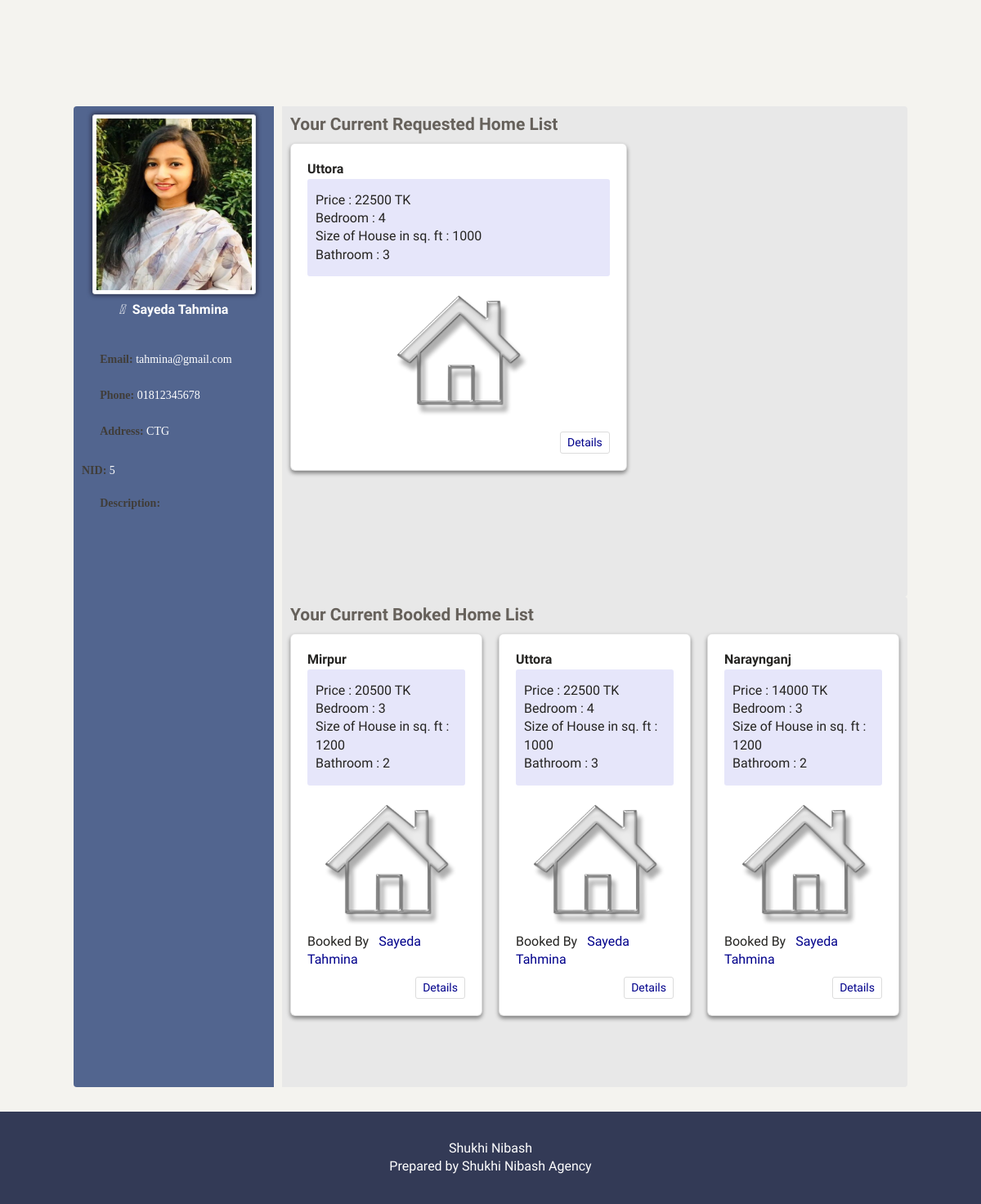
The page /tenant_profile.php?tenant_id=56 (signed in) on the database its author committed.
### tables this page shows
CREATE TABLE `tbl_user` (
  `id` int(11) NOT NULL,
  `user` enum('owner','tenant') DEFAULT NULL,
  `fname` varchar(32) NOT NULL,
  `lname` varchar(32) NOT NULL,
  `email` varchar(52) NOT NULL,
  `password` varchar(152) NOT NULL,
  `nid` int(20) NOT NULL,
  `address` text NOT NULL,
  `pic` varchar(32) NOT NULL,
  `phone_number` varchar(20) NOT NULL,
  `account` int(10) NOT NULL,
  `description` text NOT NULL
);

CREATE TABLE `tbl_house` (
  `id` int(50) NOT NULL,
  `owner_id` int(50) NOT NULL,
  `tenant_id` int(50) NOT NULL,
  `address` text NOT NULL,
  `road_no` varchar(252) NOT NULL,
  `house_no` varchar(252) NOT NULL,
  `rental_value` varchar(50) NOT NULL,
  `house_type` varchar(50) NOT NULL,
  `floor` varchar(252) NOT NULL,
  `bedroom` varchar(50) NOT NULL,
  `sizehouse` varchar(5000) NOT NULL,
  `dinning_room` varchar(52) NOT NULL,
  `bathroom` varchar(50) NOT NULL,
  `kitchen` varchar(52) NOT NULL,
  `balconies` varchar(52) NOT NULL,
  `description` text NOT NULL,
  `active_status` int(11) NOT NULL,
  `request_status` int(11) NOT NULL,
  `img_1` varchar(252) NOT NULL,
  `img_2` varchar(252) NOT NULL,
  `img_3` varchar(252) NOT NULL
);

### Controller/baseController.php (called while the page is built, shortened)
<?php
  include_once 'lib/Database.php';
  class Basecontroller
  {
    public function __construct()
    {
      $this->db = new Database();
    }
  }
 ?>

### lib/Database.php (called while the page is built, shortened)
<?php
  class Database
  {
    private $hostdb = 'localhost';
    private $userdb = 'root';
    private $passdb = '';
    private $namedb = 'houserent';
    function __construct()
    {
      if (!isset($link)) {
        try {
          $pdo = new PDO("mysql:host=".$this->hostdb.";dbname=".$this->namedb,$this->userdb,$this->passdb);
          $pdo->setAttribute(PDO::ATTR_ERRMODE, PDO::ERRMODE_EXCEPTION);
          $pdo->exec("SET CHARACTER SET utf8");
          $this->link = $pdo;
        } catch (PDOException $e) {
          die("Failed to Connect with Database.".$e->getMessage());
        }
      }
    }
  }
 ?>

### Controller/Homecontroller.php (called while the page is built, shortened)
<?php
include_once 'Controller/baseController.php';
class Homecontroller extends Basecontroller
{
  public function getRequesthomeDetailsbyTenant($id)
  {
    $host = "localhost";
    $user = "root";
    $pass = "";
    $database = "houserent";
    $con = mysqli_connect($host, $user, $pass, $database);
    $sql = "SELECT tbl_house.id as house_id, tbl_house.owner_id
,tbl_house.tenant_id,tbl_house.address,tbl_house.road_no,tbl_house.house_no,tbl_house.rental_value, tbl_house.house_type,
tbl_house.floor,tbl_house.bedroom,tbl_house.sizehouse,tbl_house.dinning_room,tbl_house.bathroom,tbl_house.kitchen,tbl_house.balconies,
tbl_house.description, tbl_house.active_status,tbl_house.request_status,tbl_house.img_1,tbl_house.img_2,tbl_house.img_2 FROM tbl_house INNER JOIN tbl_rentrequest ON tbl_house.id = tbl_rentrequest.house_id where tbl_rentrequest.tenant_id='$id' and tbl_rentrequest.request_status=1;";
    $result = mysqli_query($con, $sql);
    return $result;
  }
  public function gethomeDetailsbyTenant($id)
  {
    $sql = 'select * from tbl_house where tenant_id=:id order by id DESC';
    $query = $this->db->link->prepare($sql);
    $query->bindValue(':id', $id);
    $query->execute();
    $result = $query->fetchAll();
    return $result;
  }
  public function getUser($id)
  {
    $sql = "select * from tbl_user where id=:id";
    $query = $this->db->link->prepare($sql);
    $query->bindParam('id', $id, PDO::PARAM_INT);
    $query->execute();
    $result = $query->fetchObject(__CLASS__);
    return $result;
  }
}

### lib/Session.php (called while the page is built, shortened)
<?php
  class Session
  {
    public static function get($key){
      if(isset($_SESSION[$key])){
        return $_SESSION[$key];
      }
      else{
        return false;
      }
    }
  }
 ?>

### tenant_profile.php (the view, shortened to what this page needs)
<?php
include 'inc/header.php';
include 'Controller/Homecontroller.php';
?>
<?php
$home = new Homecontroller();
$id = 0;
if (isset($_GET['tenant_id'])) {
  $id = $_GET['tenant_id'];
}
$user = $home->getUser($id);
?>
<div class="profile_area" style="margin-top:100px">
  <div class="profile_main container">
    <div class="inner_profile row">
      <div class="left_profile col-sm-3">
        <div class="left_profile_inner">
          <div class="profile_title">
            <div class="profile_image">
              <img src="<?php
                        if (isset($user->pic) && $user->pic != '') {
                          echo $user->pic;
                        } else {
                          echo 'assets/images/owner.png';
                        } ?>" class="img-thumbnail" alt="Owner">
            </div>
            <p class="text-center"> <i class="fas fa-user" style="margin-right:5px;"></i> <?php echo Session::get('fname') . " " . Session::get('lname'); ?> </p>
          </div>
          <div class="profile_nav">
            <ul class="main_profile_nav">
              <li> <i class="fas fa-envelope"></i> <strong>Email:</strong> <?php if (isset($user->email)) echo $user->email; ?> </li>
              <li> <i class="fas fa-phone"></i> <strong>Phone:</strong> <?php if (isset($user->phone_number)) echo $user->phone_number; ?> </li>
              <li> <i class="fas fa-address-card"></i> <strong>Address:</strong> <?php if (isset($user->address)) echo $user->address; ?> </li>
              <li> <i class="fas fa-id-card-alt"></i> <strong>NID:</strong> <?php if (isset($user->nid)) echo $user->nid; ?> </li>
              <li> <i class="fas fa-angle-double-right"></i> <strong>Description:</strong>
              </li>
            </ul>
          </div>
        </div>
      </div>
      <div class="right_profile col-sm-9">
        <div class="right_profile_inner">
          <div class="house_main">
            <div class="available_house col-sm-12">
              <h4>Your Current Requested Home List</h4>
              <?php
              $home = new Homecontroller();
              $result = $home->getRequesthomeDetailsbyTenant($id);
              ?>
              <div class="all_house row">
                <?php
                while ($house = mysqli_fetch_array($result)) {
                ?>
                  <div class="single_house card">
                    <div class="single_house_inner card-body">
                      <div class="house_title">
                        <p style="font-weight:600;"> <i class="fas fa-map-marker-alt"></i> <?php echo $house['address']; ?> </p>
                        <p class="rent">Price : <?php echo $house['rental_value']; ?> TK
                          <br>
                          Bedroom : <?php echo $house['bedroom']; ?>
                          <br>
                          Size of House in sq. ft : <?php echo $house['sizehouse']; ?>
                          <br>
                          Bathroom : <?php echo $house['bathroom']; ?>
                        </p>
                      </div>
                      <div class="house_img">
                        <img src="assets/images/house/house29.png" alt="House">
                      </div>
                      <a href="housedetails.php?house_id=<?php echo $house['house_id']; ?>">Details</a>
                    </div>
                  </div>
                <?php
                }  ?>
              </div>
            </div>
          </div>
        </div>
        <div class="right_profile">
          <div class="right_profile_inner">
            <div class="house_main">
              <div class="available_house col-sm-12">
                <h4>Your Current Booked Home List</h4>
                <?php
                $home = new Homecontroller();
                $ava_home = $home->gethomeDetailsbyTenant($id);
                ?>
                <div class="all_house row">
                  <?php
                  if (count($ava_home) > 0) {
                    foreach ($ava_home as $house) {
                      $houseid = $house['id'];
                      $total_req = $home->totalRequest($houseid);
                  ?>
                      <div class="single_house card">
                        <div class="single_house_inner card-body">
                          <div class="house_title">
                            <p style="font-weight:600;"> <i class="fas fa-map-marker-alt"></i> <?php echo $house['address']; ?> </p>
                            <p class="rent">Price : <?php echo $house['rental_value']; ?> TK
                              <br>
                              Bedroom : <?php echo $house['bedroom']; ?>
                              <br>
                              Size of House in sq. ft : <?php echo $house['sizehouse']; ?>
                              <br>
                              Bathroom : <?php echo $house['bathroom']; ?>
                            </p>
                          </div>
                          <div class="house_img">
                            <img src="assets/images/house/house29.png" alt="House">
                          </div>
                          <?php
                          if ($house['active_status'] == 1) {
                            $getuser = $home->getUser($house['tenant_id']);
                          ?>
                            <p style="overflow:hidden;">Booked By <a href="" style="font-weight:strong;margin:0px;float:none;border:none;"><?php echo $getuser->fname . ' ' . $getuser->lname; ?></a> </p>
                          <?php
                          } else if (is_array($total_req) && count($total_req) > 0) { ?>
                            <p style="display:inline-block;margin-top:10px;padding:4px 6px;color:#fff;border-radius:3px;background-color:cornflowerblue;"><span style="margin-left:5px;" class="badge badge-light"> <?php echo count($total_req); ?></span> request !</p>
                          <?php } ?>
                          <a href="housedetails.php?house_id=<?php echo $house['id']; ?>">Details</a>
                        </div>
                      </div>
                  <?php }
                  } else {
                    echo "You havn't any availabe/free room.";
                  } ?>
                </div>
              </div>
            </div>
          </div>
        </div>
      </div>
    </div>
  </div>
  <?php
  include 'inc/footer.php';
  ?>

### admin/inc/header.php (shortened to what this page needs)
<?php
	include_once '../lib/Session.php';
 ?>
<!doctype html>
<html lang="en">
<head>
    <link href="assets/css/bootstrap.min.css" rel="stylesheet" />
    <link href="assets/css/animate.min.css" rel="stylesheet"/>
    <link href="assets/css/paper-dashboard.css" rel="stylesheet"/>
    <link href="assets/css/datatables.min.css" rel="stylesheet"/>
    <link href="https://maxcdn.bootstrapcdn.com/font-awesome/latest/css/font-awesome.min.css" rel="stylesheet">
    <link href="assets/css/themify-icons.css" rel="stylesheet">
    <link href="assets/css/style.css" rel="stylesheet">
</head>
<body>
<div class="wrapper">

### inc/footer.php (shortened to what this page needs)
<footer>
  <div class="footer_main container">
    <p class="text-center">Shukhi Nibash</br>Prepared by Shukhi Nibash Agency</p>
  </div>
</footer>
</div>
</body>
</html>

### assets/css/style.css (style rules this page uses)
.container { padding: 0px; max-width: 85%; }
body { font-family: poppins; }
h1, h2, h3, h4, h5, p, ul, .row { padding: 0px; margin: 0px; }
[class*="col-"] { padding-left: 0 !important; padding-right: 0 !important; }
ul { list-style: none; }
footer { background-color: #333a56; }
footer p { color: #fff; padding: 34px 0px; }
.left_profile_inner { background-color: #52658f; border-radius: 4px 0px 0px 4px; padding: 10px; color: #fff; margin-right: 10px; height: 100%; }
.right_profile_inner { min-height: 600px; background-color: #e8e8e8; border-radius: 0px 4px 4px 0px; padding: 10px; }
.left_profile_inner .profile_image { height: 220px; width: 200px; margin: 0px auto; }
.left_profile_inner .profile_image img { height: 100%; width: 100%; border-radius: 3px; box-shadow: 0px 0px 5px 2px #333a56; }
.left_profile_inner .profile_title { margin-bottom: 20px; }
.profile_main { padding: 30px 0px; }
.profile_title p { padding: 8px 0px; font-size: 16px; font-weight: 600; }
.available_house h4 { margin-bottom: 10px; }
.available_house { margin-bottom: 20px; }
.all_house { display: grid; grid-template-columns: auto auto auto; grid-column-gap: 20px; grid-row-gap: 20px; }
.single_house { box-shadow: 0px 3px 5px 0px grey; transition: 0.4s; cursor: pointer; }
.single_house_inner a { padding: 2px 8px; border: 1px solid gainsboro; border-radius: 3px; color: darkblue; float: right; margin-top: 10px; transition: 0.4s; }
.house_img { height: 180px; width: 180px; margin: 0px auto; }
.house_img img { height: 100%; width: 100%; }
.profile_main { margin-top: 50px; }
.main_profile_nav li { margin-bottom: 8px; }
.main_profile_nav li i { width: 28px; color: #333a56; font-size: 24px; vertical-align: bottom; }
.rent { background-color: lavender; padding: 15px 10px; border-radius: 3px; }

### rows shown on the page
tbl_user: pic (picture), email "tahmina@gmail.com", phone_number "01812345678", address "CTG", nid "5"
tbl_house: address "Uttora", rental_value "22500", bedroom "4", sizehouse "1000", bathroom "3", tbl_user.fname "Sayeda", tbl_user.lname "Tahmina"
tbl_house: address "Mirpur", rental_value "20500", bedroom "3", sizehouse "1200", bathroom "2", tbl_user.fname "Sayeda", tbl_user.lname "Tahmina"
tbl_house: address "Naraynganj", rental_value "14000", bedroom "3", sizehouse "1200", bathroom "2", tbl_user.fname "Sayeda", tbl_user.lname "Tahmina"

### other values the page prints
Session::get('fname') "Sayeda"
Session::get('lname') "Tahmina"
